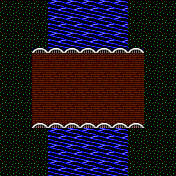

Below is a game level as drawn by its tile map, then a one-line description and the .tmx file that defines it, in full:
An orthogonal 11x11 tile map with 16x16 px tiles, 1 tile layer (BRIDGE) and 24 objects (monst-0, monst-1, monst-2, monst-3, monst-4, ...).

<map version="1.5" tiledversion="1.6.0" orientation="orthogonal" renderorder="right-down" width="11" height="11" tilewidth="16" tileheight="16" infinite="0" nextlayerid="2" nextobjectid="1">
 <tileset firstgid="1" source="tiles.tsx" />
 <layer id="1" name="BRIDGE" width="11" height="11">
  <data encoding="csv">
5,5,5,3,3,3,3,3,5,5,5,
5,5,5,3,3,3,3,3,5,5,5,
5,5,5,3,3,3,3,3,5,5,5,
5,5,26,26,26,26,26,26,26,5,5,
5,5,64,64,64,64,64,64,64,5,5,
5,5,64,64,64,64,64,64,64,5,5,
5,5,64,64,64,64,64,64,64,5,5,
5,5,27,27,27,27,27,27,27,5,5,
5,5,5,3,3,3,3,3,5,5,5,
5,5,5,3,3,3,3,3,5,5,5,
5,5,5,3,3,3,3,3,5,5,5
  </data>
 </layer>
 <objectgroup id="1" name="start">
  <object id="1" name="monst-0" x="104" y="72"><point /></object>
  <object id="2" name="monst-1" x="104" y="88"><point /></object>
  <object id="3" name="monst-2" x="104" y="104"><point /></object>
  <object id="4" name="monst-3" x="120" y="72"><point /></object>
  <object id="5" name="monst-4" x="120" y="88"><point /></object>
  <object id="6" name="monst-5" x="120" y="104"><point /></object>
  <object id="7" name="monst-6" x="136" y="72"><point /></object>
  <object id="8" name="monst-7" x="136" y="88"><point /></object>
  <object id="9" name="monst-8" x="136" y="104"><point /></object>
  <object id="10" name="monst-9" x="152" y="40"><point /></object>
  <object id="11" name="monst-10" x="152" y="56"><point /></object>
  <object id="12" name="monst-11" x="152" y="72"><point /></object>
  <object id="13" name="monst-12" x="152" y="88"><point /></object>
  <object id="14" name="monst-13" x="152" y="104"><point /></object>
  <object id="15" name="monst-14" x="152" y="120"><point /></object>
  <object id="16" name="monst-15" x="152" y="136"><point /></object>
  <object id="17" name="party-0" x="56" y="88"><point /></object>
  <object id="18" name="party-1" x="40" y="72"><point /></object>
  <object id="19" name="party-2" x="40" y="104"><point /></object>
  <object id="20" name="party-3" x="24" y="56"><point /></object>
  <object id="21" name="party-4" x="24" y="88"><point /></object>
  <object id="22" name="party-5" x="24" y="120"><point /></object>
  <object id="23" name="party-6" x="8" y="72"><point /></object>
  <object id="24" name="party-7" x="8" y="104"><point /></object>
 </objectgroup>
</map>
